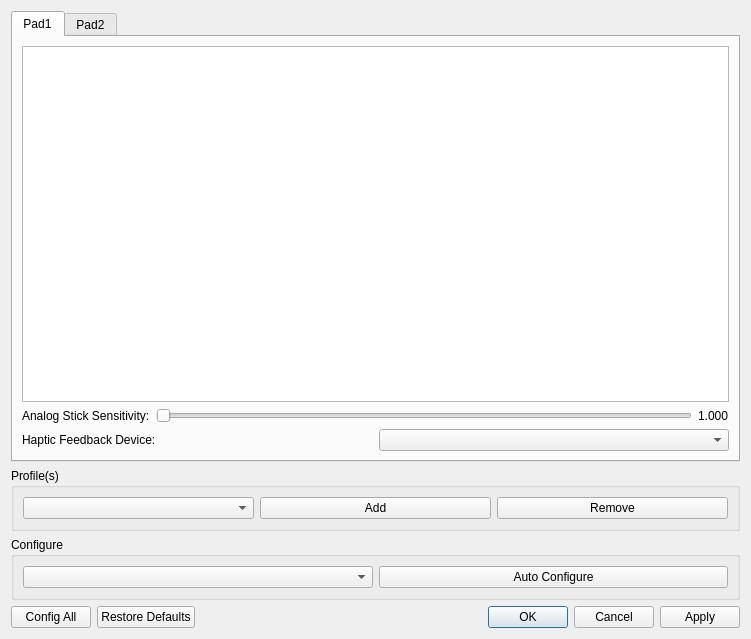
<?xml version="1.0" encoding="UTF-8"?>
<ui version="4.0">
 <class>ControllerConfigDialog</class>
 <widget class="QDialog" name="ControllerConfigDialog">
  <property name="geometry">
   <rect>
    <x>0</x>
    <y>0</y>
    <width>751</width>
    <height>639</height>
   </rect>
  </property>
  <property name="minimumSize">
   <size>
    <width>751</width>
    <height>639</height>
   </size>
  </property>
  <property name="maximumSize">
   <size>
    <width>751</width>
    <height>639</height>
   </size>
  </property>
  <property name="windowTitle">
   <string>Controller Manager</string>
  </property>
  <layout class="QGridLayout" name="gridLayout_2">
   <item row="1" column="0" colspan="2">
    <widget class="QGroupBox" name="groupBox">
     <property name="title">
      <string>Profile(s)</string>
     </property>
     <layout class="QHBoxLayout" name="horizontalLayout_3">
      <item>
       <widget class="QComboBox" name="comboBox"/>
      </item>
      <item>
       <widget class="QPushButton" name="addProfileButton">
        <property name="text">
         <string>Add</string>
        </property>
       </widget>
      </item>
      <item>
       <widget class="QPushButton" name="delProfileButton">
        <property name="text">
         <string>Remove</string>
        </property>
       </widget>
      </item>
     </layout>
    </widget>
   </item>
   <item row="3" column="0">
    <widget class="QPushButton" name="ConfigAllButton">
     <property name="text">
      <string>Config All</string>
     </property>
    </widget>
   </item>
   <item row="0" column="0" colspan="2">
    <widget class="QTabWidget" name="tabWidget">
     <property name="enabled">
      <bool>true</bool>
     </property>
     <property name="styleSheet">
      <string notr="true">

QGroupBox {
    border: 1px solid gray;
    border-radius: 9px;
    margin-top: 0.5em;
}

QGroupBox::title {
    subcontrol-origin: margin;
    left: 10px;
    padding: 0 3px 0 3px;
}

</string>
     </property>
     <property name="currentIndex">
      <number>0</number>
     </property>
     <widget class="QWidget" name="tab">
      <attribute name="title">
       <string>Pad1</string>
      </attribute>
      <layout class="QGridLayout" name="gridLayout">
       <item row="3" column="0">
        <layout class="QVBoxLayout" name="verticalLayout_3">
         <item>
          <layout class="QHBoxLayout" name="horizontalLayout">
           <item>
            <widget class="QLabel" name="label_2">
             <property name="text">
              <string>Analog Stick Sensitivity:</string>
             </property>
            </widget>
           </item>
           <item>
            <widget class="QSlider" name="pad1AnalogSensitivitySlider">
             <property name="orientation">
              <enum>Qt::Horizontal</enum>
             </property>
            </widget>
           </item>
           <item>
            <widget class="QLabel" name="pad1AnalogSensitivityValueLabel">
             <property name="text">
              <string>1.000</string>
             </property>
            </widget>
           </item>
          </layout>
         </item>
         <item>
          <layout class="QHBoxLayout" name="horizontalLayout_4">
           <item>
            <widget class="QLabel" name="pad2hapticlabel">
             <property name="text">
              <string>Haptic Feedback Device:</string>
             </property>
            </widget>
           </item>
           <item>
            <widget class="QComboBox" name="pad1hapticFeedbackComboBox"/>
           </item>
          </layout>
         </item>
        </layout>
       </item>
       <item row="0" column="0">
        <widget class="QTableView" name="pad1TableView">
         <property name="selectionBehavior">
          <enum>QAbstractItemView::SelectRows</enum>
         </property>
        </widget>
       </item>
      </layout>
     </widget>
     <widget class="QWidget" name="tab_2">
      <attribute name="title">
       <string>Pad2</string>
      </attribute>
      <layout class="QGridLayout" name="gridLayout1">
       <item row="1" column="0">
        <layout class="QVBoxLayout" name="verticalLayout_4">
         <item>
          <layout class="QHBoxLayout" name="horizontalLayout1">
           <item>
            <widget class="QLabel" name="label_3">
             <property name="text">
              <string>Analog Stick Sensitivity:</string>
             </property>
            </widget>
           </item>
           <item>
            <widget class="QSlider" name="pad2AnalogSensitivitySlider">
             <property name="orientation">
              <enum>Qt::Horizontal</enum>
             </property>
            </widget>
           </item>
           <item>
            <widget class="QLabel" name="pad2AnalogSensitivityValueLabel">
             <property name="text">
              <string>1.000</string>
             </property>
            </widget>
           </item>
          </layout>
         </item>
         <item>
          <layout class="QHBoxLayout" name="horizontalLayout_5">
           <item>
            <widget class="QLabel" name="pad2hapticlabel">
             <property name="text">
              <string>Haptic Feedback Device:</string>
             </property>
            </widget>
           </item>
           <item>
            <widget class="QComboBox" name="pad2hapticFeedbackComboBox"/>
           </item>
          </layout>
         </item>
        </layout>
       </item>
       <item row="0" column="0">
        <widget class="QTableView" name="pad2TableView">
         <property name="selectionBehavior">
          <enum>QAbstractItemView::SelectRows</enum>
         </property>
        </widget>
       </item>
      </layout>
     </widget>
    </widget>
   </item>
   <item row="3" column="1">
    <widget class="QDialogButtonBox" name="buttonBox">
     <property name="orientation">
      <enum>Qt::Horizontal</enum>
     </property>
     <property name="standardButtons">
      <set>QDialogButtonBox::Apply|QDialogButtonBox::Cancel|QDialogButtonBox::Ok|QDialogButtonBox::RestoreDefaults</set>
     </property>
     <property name="centerButtons">
      <bool>false</bool>
     </property>
    </widget>
   </item>
   <item row="2" column="0" colspan="2">
    <widget class="QGroupBox" name="groupBox_2">
     <property name="minimumSize">
      <size>
       <width>700</width>
       <height>0</height>
      </size>
     </property>
     <property name="title">
      <string>Configure</string>
     </property>
     <layout class="QHBoxLayout" name="horizontalLayout_2">
      <item>
       <widget class="QComboBox" name="deviceComboBox">
        <property name="sizePolicy">
         <sizepolicy hsizetype="Expanding" vsizetype="Fixed">
          <horstretch>0</horstretch>
          <verstretch>0</verstretch>
         </sizepolicy>
        </property>
       </widget>
      </item>
      <item>
       <widget class="QPushButton" name="autoConfigButton">
        <property name="sizePolicy">
         <sizepolicy hsizetype="Expanding" vsizetype="Fixed">
          <horstretch>0</horstretch>
          <verstretch>0</verstretch>
         </sizepolicy>
        </property>
        <property name="text">
         <string>Auto Configure</string>
        </property>
       </widget>
      </item>
     </layout>
    </widget>
   </item>
  </layout>
 </widget>
 <tabstops>
  <tabstop>tabWidget</tabstop>
 </tabstops>
 <resources/>
 <connections>
  <connection>
   <sender>buttonBox</sender>
   <signal>accepted()</signal>
   <receiver>ControllerConfigDialog</receiver>
   <slot>accept()</slot>
   <hints>
    <hint type="sourcelabel">
     <x>248</x>
     <y>254</y>
    </hint>
    <hint type="destinationlabel">
     <x>157</x>
     <y>274</y>
    </hint>
   </hints>
  </connection>
  <connection>
   <sender>buttonBox</sender>
   <signal>rejected()</signal>
   <receiver>ControllerConfigDialog</receiver>
   <slot>reject()</slot>
   <hints>
    <hint type="sourcelabel">
     <x>316</x>
     <y>260</y>
    </hint>
    <hint type="destinationlabel">
     <x>286</x>
     <y>274</y>
    </hint>
   </hints>
  </connection>
 </connections>
</ui>
